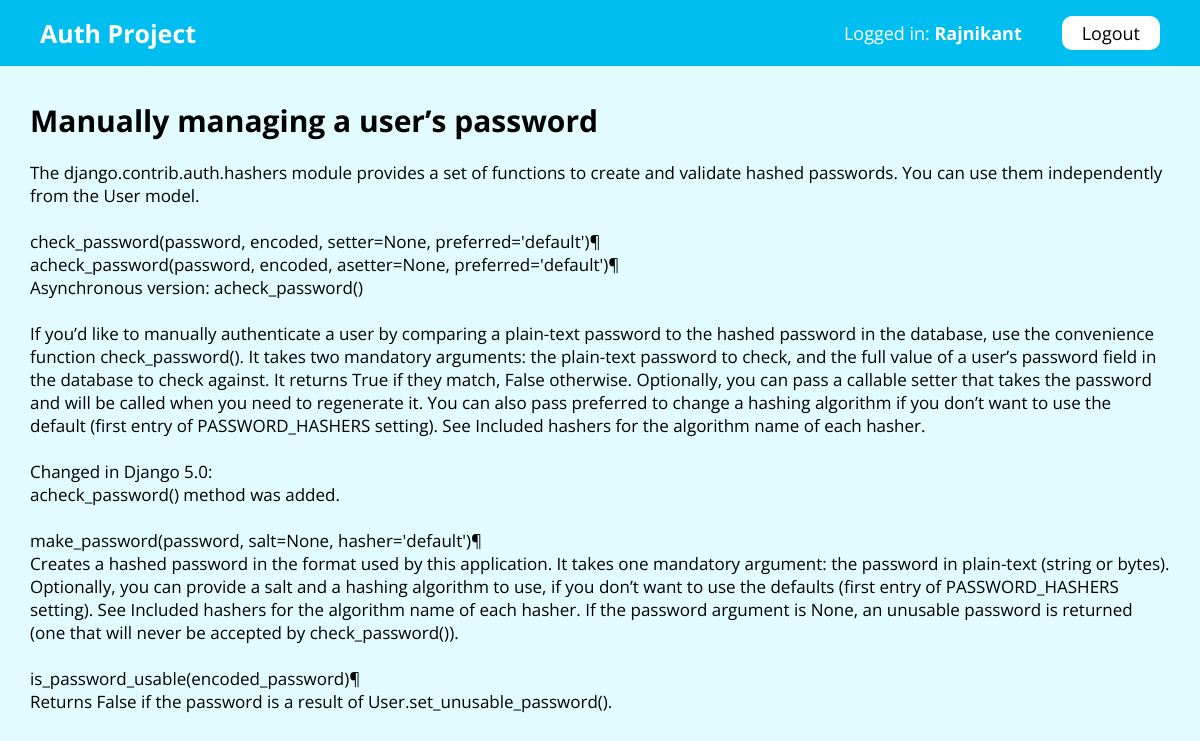
Screenshot of /post/12/ (signed in) with the database file from the repository.
### main/models.py (models this page shows, shortened)
class User(models.Model):
    name = models.CharField(max_length=255)
    email = models.EmailField(unique=True)
    password = models.CharField(max_length=255)

class Post(models.Model):
    title = models.CharField(max_length=255)
    content = models.TextField()
    timestamp = models.DateTimeField(default=datetime.now)
    user = models.ForeignKey(User, on_delete=models.CASCADE)

### main/views.py (the view)
# urls.py: path('post/<int:id>/', views.post),
def post(request, id):
    if request.session.has_key('logged'):
        email = request.session['logged']
        user = User.objects.get(email=email)
        post = Post.objects.get(id=id)
        is_owner = False
        if post.user == user:
            is_owner = True
        data = {
            'user': user ,
            'post': post,
            'owner': is_owner
            }
        return render(request, 'main/post.html', data)
    else:
        return redirect('/login/')

### main/templates/main/post.html (shortened to what this page needs)
{% extends "main/base.html" %} {% load static %}  {% block head %}
<link rel="stylesheet" href="{% static 'main/css/post.css' %}" />
{% endblock head %} {% block body %} {% include 'main/navbar.html' %}
<section class="post-container">
  <h2 class="post-head">{{post.title}}</h2>
  <p class="post-content">{{post.content}}</p>
</section>
{% endblock body %}

### main/templates/main/navbar.html
{% load static %}
<link rel="stylesheet" href="{% static 'main/css/navbar.css' %}" />
<nav class="navbar">
  <a href="/" class="nav-header"> Auth Project </a>
  <div class="nav-menu">
    <p class="nav-logged">Logged in: <span>{{user.name}}</span></p>
    <a href="/logout/" class="nav-menu-item logout">Logout</a>
  </div>
</nav>

### main/static/main/css/global.css (style rules this page uses)
* { margin: 0; padding: 0; box-sizing: border-box; transition: 0.3s ease-in-out; }
html { scroll-behavior: smooth; }
a { text-decoration: none; }
:root { --primary: rgb(0, 190, 240); --secondary: rgb(220, 30, 80); }
body { font-family: "Open Sans", sans-serif; background: rgb(225, 251, 255); color: black; }

### main/static/main/css/post.css (style rules this page uses)
.post-container { width: 95%; display: flex; align-items: flex-start; justify-content: center; flex-direction: column; gap: 20px; margin: auto; margin-top: 100px; }
.post-head { font-size: 30px; }
.post-content { font-size: 17px; margin-bottom: 30px; white-space: pre-wrap; }

### main/static/main/css/navbar.css (style rules this page uses)
.navbar { width: 100%; padding: 16px 40px; background: var(--primary); display: flex; align-items: center; justify-content: space-between; position: fixed; top: 0; left: 0; right: 0; }
.nav-header { font-size: 25px; font-weight: bold; color: white; }
.nav-menu { display: flex; align-items: center; justify-content: flex-end; gap: 40px; }
.nav-menu-item { cursor: pointer; color: white; font-size: 18px; }
.nav-logged { font-size: 18px; color: white; font-weight: 400; }
.nav-logged span { font-weight: bold; }
.logout { padding: 5px 20px; border-radius: 10px; background: white; color: black; }

### rows the page displays
User: name "Rajnikant"
Post: title "Manually managing a user’s password", content "The django.contrib.auth.hashers module provides a set of functions to create and validate hashed passwords. You can use them independently from the User model. check_password(password, encoded, setter=None, preferred='default')¶ acheck_password(password, encoded, asetter=None, preferred='default')¶ Asynchronous version: acheck_password() If you’d like to manually authenticate a user by comparing a plain-text password to the hashed password in the database, use the convenience function check_password(). It takes two mandatory arguments: the plain-text password to check, and the full value of a user’s password field in the database to check against. It returns True if they match, False…"
